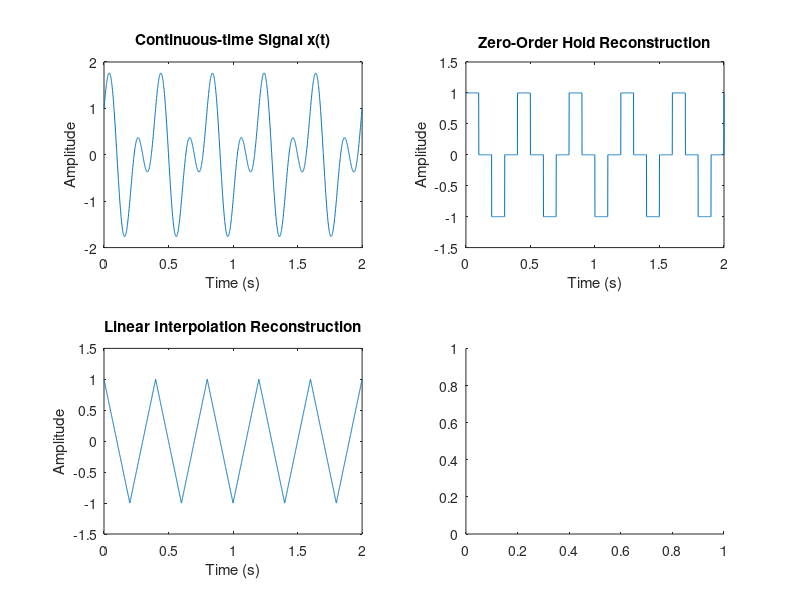

Here is the MATLAB script that generated this plot: (Note: this script raises an error after producing the figure.)
t_fine = 0:0.001:2;
x_t = cos(5*pi*t_fine) + sin(10*pi*t_fine);
Ts = 0.1;
t_samples = 0:Ts:2;
x_n = cos(5*pi*t_samples) + sin(10*pi*t_samples);
y1= interp1(t_samples, x_n, t_fine, 'previous');
y2 = interp1(t_samples, x_n, t_fine, 'linear');
x_n=cos(5*pi*t_samples)+sin(10*pi*t_samples);
figure;

subplot(2, 2, 1);
plot(t_fine, x_t);
title('Continuous-time Signal x(t)');
xlabel('Time (s)');
ylabel('Amplitude');


subplot(2, 2, 2);
plot(t_fine, y1);
title('Zero-Order Hold Reconstruction');
xlabel('Time (s)');
ylabel('Amplitude');

subplot(2, 2, 3);
plot(t_fine, y2);
title('Linear Interpolation Reconstruction');
xlabel('Time (s)');
ylabel('Amplitude');

subplot(2,2,4);
x_sinc_recon = sinc_recon(t_samples, x, Ts, t_fine);
plot(t_fine, x_sinc_recon);
title('Sinc Interpolation Reconstruction');
xlabel('Time (t)');
ylabel('Amplitude');
grid on;
sgtitle('Signal Sampling and Reconstruction');
